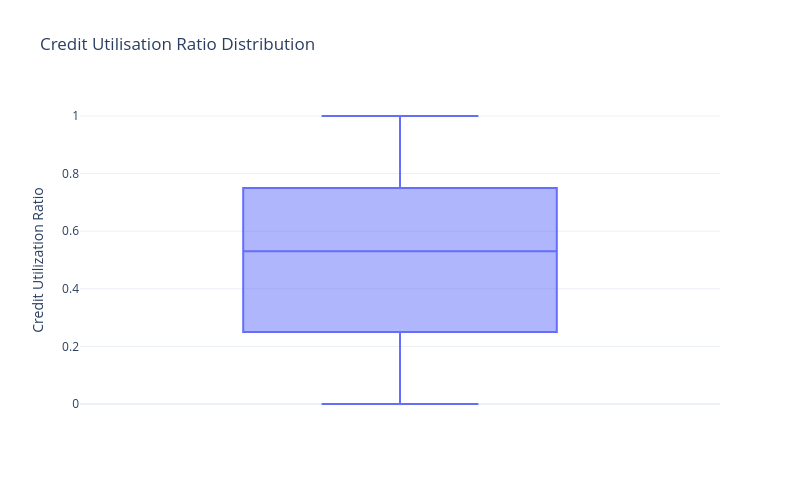

Notebook cell for this chart:
### Code cell
## Visualisation to see credit utilisation ratio
credit_utl_fig = px.box(df, y='Credit Utilization Ratio',
                        title = 'Credit Utilisation Ratio Distribution',
                       height = 500,
                       width = 800)
credit_utl_fig.show()

### Figure 1 — Plotly figure (JSON) as saved in the notebook; plotly's stock layout.template omitted (floating-point values rounded to 4 significant figures; data arrays with more than 128 entries replaced by an {"elided": "..."} marker saying what was removed)
{"data": [{"alignmentgroup": "True", "hovertemplate": "Credit Utilization Ratio=%{y}<extra></extra>", "legendgroup": "", "marker": {"color": "#636efa"}, "name": "", "notched": false, "offsetgroup": "", "orientation": "v", "showlegend": false, "type": "box", "x0": " ", "xaxis": "x", "y": {"elided": "1000 float values"}, "y0": " ", "yaxis": "y"}], "layout": {"boxmode": "group", "height": 500, "legend": {"tracegroupgap": 0}, "title": {"text": "Credit Utilisation Ratio Distribution"}, "width": 800, "xaxis": {"anchor": "y", "domain": [0, 1]}, "yaxis": {"anchor": "x", "domain": [0, 1], "title": {"text": "Credit Utilization Ratio"}}}}
